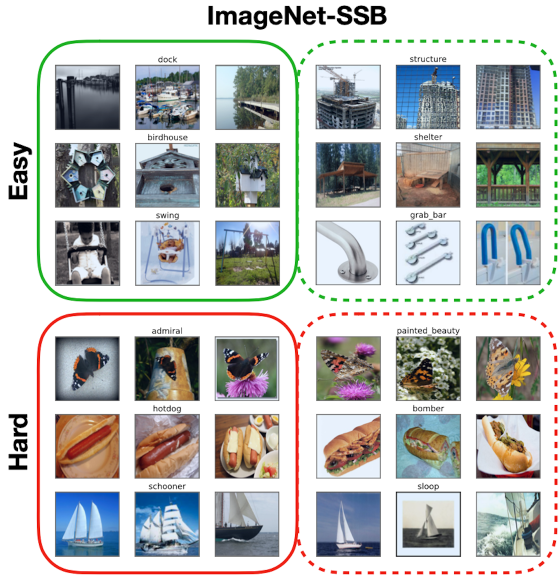
#> input picture shifthappens/tasks/ssb/assets/ssb_imagenet.png, 1120 x 1156 px (shown at 1/2 size)
$ python -i ccc_imagenet_c.py   (imports and definitions only)   (older library calls are emulated)
#> lines starting #> are read from the running program, lines starting #| are printed output that depends on the picture
"""
 Adapted from https://github.com/hendrycks/robustness

  Copyright 2018 Dan Hendrycks and Thomas Dietterich

  Licensed under the Apache License, Version 2.0 (the "License");
  you may not use this file except in compliance with the License.
  You may obtain a copy of the License at

      http://www.apache.org/licenses/LICENSE-2.0

  Unless required by applicable law or agreed to in writing, software
  distributed under the License is distributed on an "AS IS" BASIS,
  WITHOUT WARRANTIES OR CONDITIONS OF ANY KIND, either express or implied.
  See the License for the specific language governing permissions and
  limitations under the License.
"""
import ctypes
import os
import os.path
import warnings
from io import BytesIO
from typing import Callable
from typing import Dict

import cv2
import numpy as np
import skimage as sk
from PIL import Image as PILImage
from scipy import interpolate
from scipy.ndimage import zoom as scizoom
from scipy.ndimage.interpolation import map_coordinates
from skimage.filters import gaussian
from wand.api import library as wandlibrary
from wand.image import Image as WandImage

# [1 line not run here, left out]


# /////////////// Data Loader ///////////////

interpolation_function_dict: Dict[str, Callable] = dict()


# [30 lines left out: functions is_image_file, __disk, not called in this run]


# Tell Python about the C method
wandlibrary.MagickMotionBlurImage.argtypes = (
    ctypes.c_void_p,  # wand
    ctypes.c_double,  # radius
    ctypes.c_double,  # sigma
    ctypes.c_double,
)  # angle


class MotionImage(WandImage):
    """Extend wand.image.Image class to include method signature"""

    def motion_blur(self, radius=0.0, sigma=0.0, angle=0.0):
        """Apply motion blur to image."""
        wandlibrary.MagickMotionBlurImage(self.wand, radius, sigma, angle)


# modification of https://github.com/FLHerne/mapgen/blob/master/diamondsquare.py
# [431 lines left out: functions __plasma_fractal, __clipped_zoom, __gaussian_noise, __shot_noise, __impulse_noise, __glass_blur and 10 more, not called in this run]


def __elastic_transform(image, severity=1):
#> called with severity = 1
    if "elastic_transform" not in interpolation_function_dict.keys():
        f = interpolate.interp1d(
            [0, 1, 2, 3, 4, 5],
            [
                (0, 999, 0),
                (244 * 2, 244 * 0.7, 244 * 0.1),
                (244 * 2, 244 * 0.08, 244 * 0.2),
                (244 * 0.05, 244 * 0.01, 244 * 0.02),
                (244 * 0.07, 244 * 0.01, 244 * 0.02),
                (244 * 0.12, 244 * 0.01, 244 * 0.02),
            ],
            axis=0,
            kind="linear",
        )

        #     c = [(244 * 2, 244 * 0.7, 244 * 0.1),   # 244 should have been 224, but ultimately nothing is incorrect
        #          (244 * 2, 244 * 0.08, 244 * 0.2),
        #          (244 * 0.05, 244 * 0.01, 244 * 0.02),
        #          (244 * 0.07, 244 * 0.01, 244 * 0.02),
        #          (244 * 0.12, 244 * 0.01, 244 * 0.02)][severity - 1]

        interpolation_function_dict["elastic_transform"] = f

    f = interpolation_function_dict["elastic_transform"]
    c = f(severity)

    image = np.array(image, dtype=np.float32) / 255.0
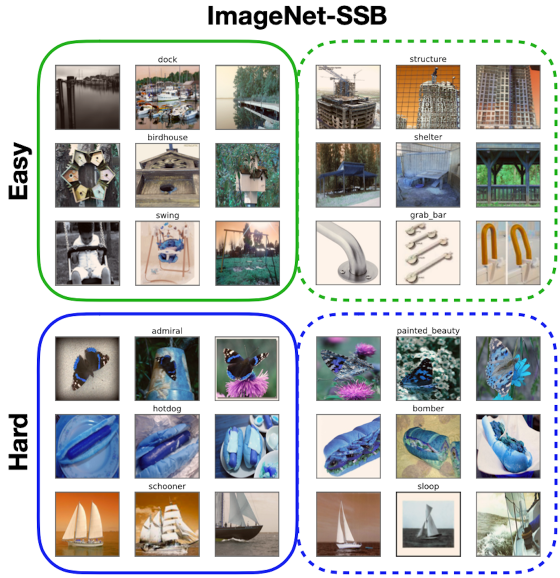
#> image: shape (1156, 1120, 3) float32 (shown at 1/2 size); mean of channels 0, 1, 2 0.744, 0.749, 0.745; drawn as B, G, R
    shape = image.shape
#> shape = (1156, 1120, 3)
    shape_size = shape[:2]
#> shape_size = (1156, 1120)

    # random affine
    center_square = np.float32(shape_size) // 2
#> center_square = [578, 560]
    square_size = min(shape_size) // 3
#> square_size = 373
    pts1 = np.float32(
        [
            center_square + square_size,
            [center_square[0] + square_size, center_square[1] - square_size],
            center_square - square_size,
        ]
    )
#> pts1 = [[951, 933], [951, 187], [205, 187]]
    pts2 = pts1 + np.random.uniform(-c[2], c[2], size=pts1.shape).astype(np.float32)
    M = cv2.getAffineTransform(pts1, pts2)
    image = cv2.warpAffine(
        image, M, shape_size[::-1], borderMode=cv2.BORDER_REFLECT_101
    )
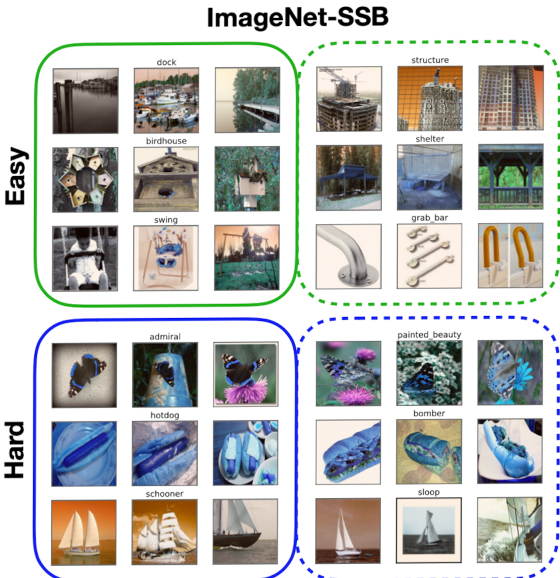
#> image: shape (1156, 1120, 3) float32 (shown at 1/2 size); mean of channels 0, 1, 2 0.739, 0.746, 0.742; drawn as B, G, R

    dx = (
        gaussian(
            np.random.uniform(-1, 1, size=shape[:2]), c[1], mode="reflect", truncate=3
        )
        * c[0]
    ).astype(np.float32)
    dy = (
        gaussian(
            np.random.uniform(-1, 1, size=shape[:2]), c[1], mode="reflect", truncate=3
        )
        * c[0]
    ).astype(np.float32)
    dx, dy = dx[..., np.newaxis], dy[..., np.newaxis]

    x, y, z = np.meshgrid(np.arange(shape[1]), np.arange(shape[0]), np.arange(shape[2]))
    indices = (
        np.reshape(y + dy, (-1, 1)),
        np.reshape(x + dx, (-1, 1)),
        np.reshape(z, (-1, 1)),
    )
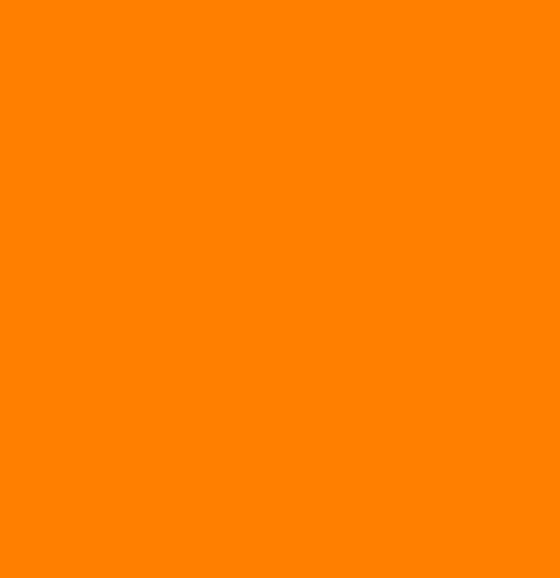
#> z: shape (1156, 1120, 3) int64 (shown at 1/2 size); mean of channels 0, 1, 2 0, 1, 2; drawn with min black and max white
    return (
        np.clip(
            map_coordinates(image, indices, order=1, mode="reflect").reshape(shape),
            0,
            1,
        )
        * 255
    )
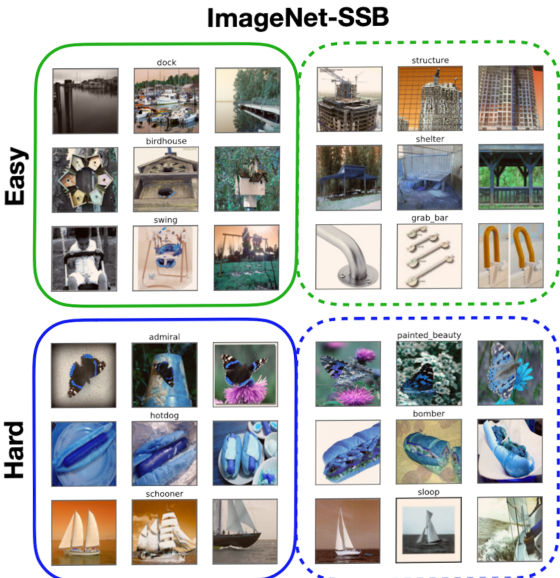
#> returned value: shape (1156, 1120, 3) float32 (shown at 1/2 size); mean of channels 0, 1, 2 188.8, 190.6, 189.7; drawn as B, G, R


# /////////////// End Distortions ///////////////


# [19 lines left out: function noise_transforms, not called in this run]

>>> import cv2
>>> picture = cv2.cvtColor(cv2.imread('../ssb/assets/ssb_imagenet.png'), cv2.COLOR_BGR2RGB)
>>> result = __elastic_transform(picture)
